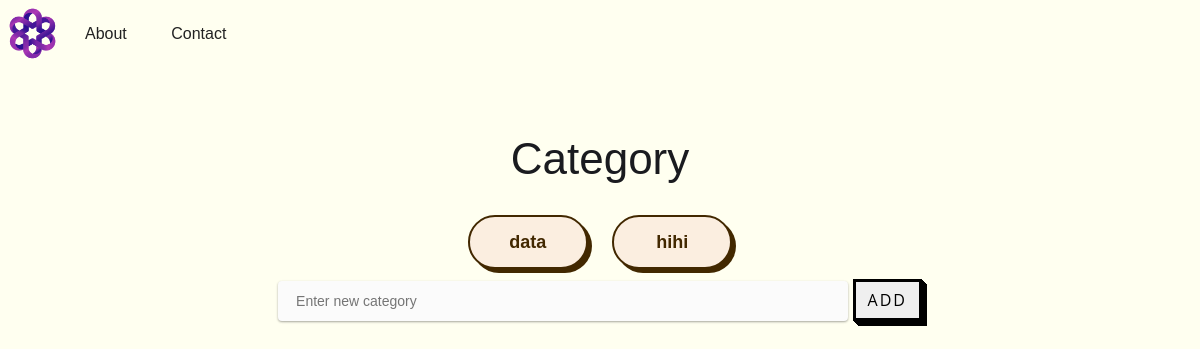
The page /category/ (signed in) on the database as committed earlier.
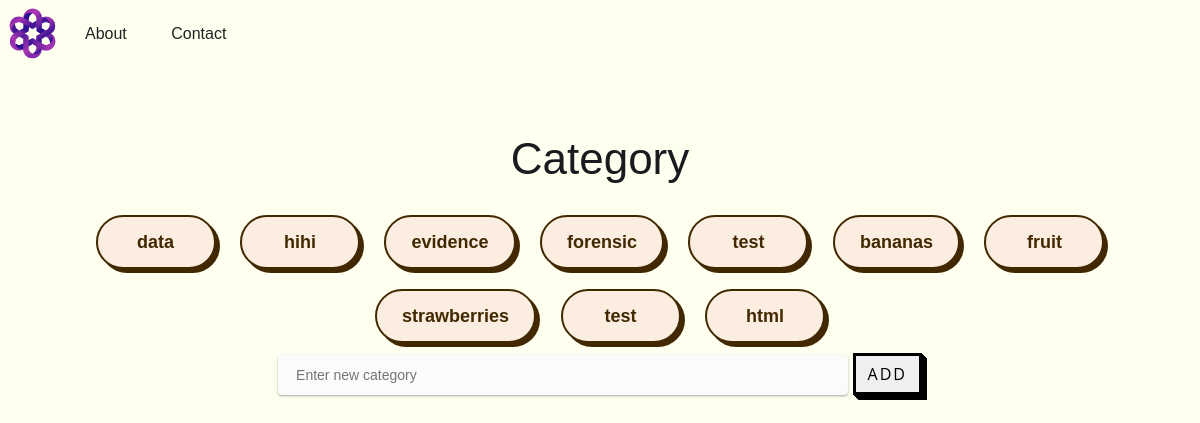
The same page on the database as committed later.
### user/models.py (models this page shows)
class UserCategory(models.Model):
    inserted_category=models.CharField(max_length=32)
    user_id=models.ForeignKey(User,on_delete=models.SET_NULL, null=True)

### main/views.py (the view, shortened to what this page needs)
# urls.py: path('category/',views.category,name="category"),
def category(request):
    userCategories=UserCategory.objects.filter(user_id__username=request.user.username)
    print("category!!!",request.user.username) #잘 나옴
    context={'userCategories':userCategories}
    return render(request,"main/category.html",context=context)

### main/templates/main/category.html (shortened to what this page needs)
{% load static %}
<!DOCTYPE html>
<html>
<head>
  <link href="{% static 'css/styles.css' %}" rel="stylesheet" type="text/css" />
</head>
<body>
    <div data-collapse="medium" data-animation="default" data-duration="400" data-easing="ease" data-easing2="ease"
    role="banner" class="navigation w-nav">
    <div class="navigation-items"><a href="/" class="logo-link w-nav-brand"><img src="{% static 'img/logo.png' %}"
            width="65" alt="" class="logo-image" /></a>
    </div>
    <div class="navigation-wrap">
    <a href="/about/" class="navigation-item w-nav-link">About</a>
    <a href="/contact/"class="navigation-item w-nav-link">Contact</a>
    </div>
    </div>
  <div class="section">
    <div class="container cc-heading-wrap">
      <h1 class="heading-5">Category</h1>
      <div class="store-categories-wrap">
          <div class="collection-wrap">
            {%for category in userCategories %}
            <button class="button-74" role="button"
              onclick="location.href='/category/{{category.pk}}/'">{{category.inserted_category}}</button>
            {%endfor%}
          <form id="add-category-form" method="post" action="{% url 'category' %}">
            <input type="text" id="new-keyword-input" class="input-54" name="new_category" placeholder="Enter new category">
            <button type="submit" class="button-54">Add</button>
        </form>
          </div>
      </div>
    </div>
  </div>
</body>
</html>

### static/css/styles.css (style rules this page uses)
html { -ms-text-size-adjust: 100%; -webkit-text-size-adjust: 100%; font-family: sans-serif; }
a { background-color: rgba(0, 0, 0, 0); }
h1 { margin: .67em 0; font-size: 2em; }
img { border: 0; }
button, input, optgroup, select, textarea { color: inherit; font: inherit; margin: 0; }
.button-54 { font-family: "Open Sans", sans-serif; font-size: 16px; letter-spacing: 2px; text-decoration: none; text-transform: uppercase; color: #000; cursor: pointer; border: 3px solid; padding: 0.25em 0.5em; box-shadow: 1px 1px 0px 0px, 2px 2px 0px 0px, 3px 3px 0px 0px, 4px 4px 0px 0px, 5px 5px 0px 0px; position: relative; user-select: none; -webkit-user-select: none; touch-action: manipulation; }
@media (min-width: 768px) { .button-54 { padding: 0.25em 0.75em; } }
.button-74 { background-color: #fbeee0; border: 2px solid #422800; border-radius: 30px; box-shadow: #422800 4px 4px 0 0; color: #422800; cursor: pointer; display: inline-block; font-weight: 600; font-size: 18px; padding: 0 18px; line-height: 50px; text-align: center; text-decoration: none; user-select: none; -webkit-user-select: none; touch-action: manipulation; margin: 10px; }
@media (min-width: 768px) { .button-74 { min-width: 120px; padding: 0 25px; } }
button { overflow: visible; }
button, select { text-transform: none; }
input { line-height: normal; }
* { box-sizing: border-box; }
html { height: 100%; }
body { min-height: 100%; color: #333; background-color: #fff; margin: 0; font-family: Arial, sans-serif; font-size: 14px; line-height: 20px; }
img { max-width: 100%; vertical-align: middle; display: inline-block; }
h1, h2, h3, h4, h5, h6 { margin-bottom: 10px; font-weight: bold; }
h1 { margin-top: 20px; font-size: 38px; line-height: 44px; }
.w-nav { z-index: 1000; background: #fffff0; background: #fffff0; position: relative; }
.w-nav:before, .w-nav:after { content: " "; grid-area: 1 / 1 / 2 / 2; display: table; }
.w-nav:after { clear: both; }
.w-nav-brand { float: left; color: #333; text-decoration: none; position: relative; }
.w-nav-link { vertical-align: top; color: #222; text-align: left; margin-left: auto; margin-right: auto; padding: 20px; text-decoration: none; display: inline-block; position: relative; }
body { color: #1a1b1f; background-color: #fffff0; font-family: Montserrat, sans-serif; font-size: 16px; font-weight: 400; line-height: 28px; }
h1 { margin-top: 20px; margin-bottom: 15px; font-size: 44px; font-weight: 400; line-height: 62px; }
a { color: #43464d; text-decoration: underline; transition: opacity .2s; display: block; }
img { display: block; }
.section { margin-left: 30px; margin-right: 30px; }
.container { width: 100%; max-width: 1140px; margin-left: auto; margin-right: auto; padding-bottom: 40px; }
.container.cc-heading-wrap { text-align: center; margin-top: 60px; margin-bottom: 80px; }

Rows that differ between the two databases and show on the page:
added UserCategory: inserted_category "evidence"
added UserCategory: inserted_category "forensic"
added UserCategory: inserted_category "test"
added UserCategory: inserted_category "bananas"
added UserCategory: inserted_category "fruit"
added UserCategory: inserted_category "strawberries"
added UserCategory: inserted_category "test"
added UserCategory: inserted_category "html"
